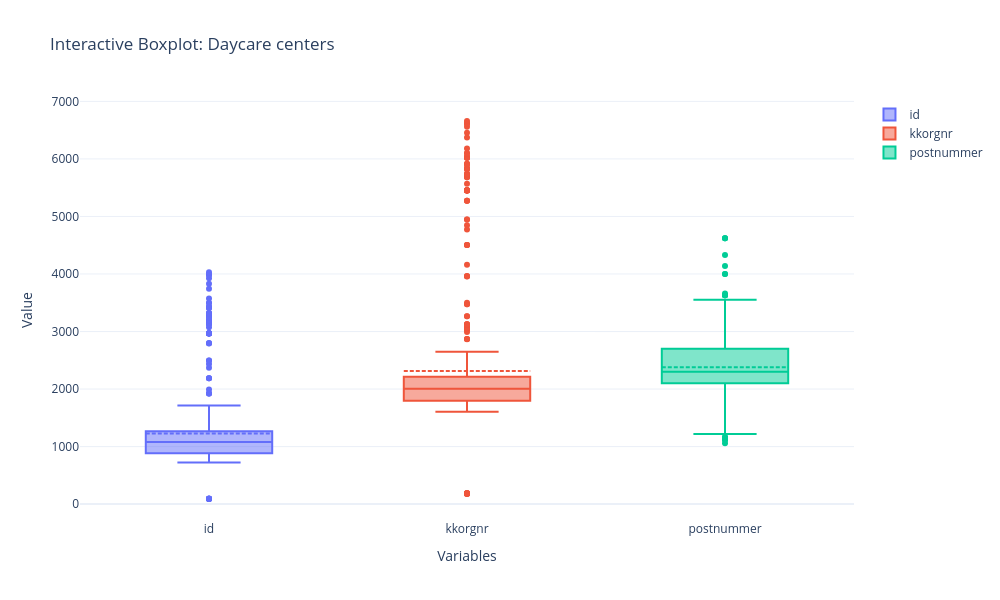
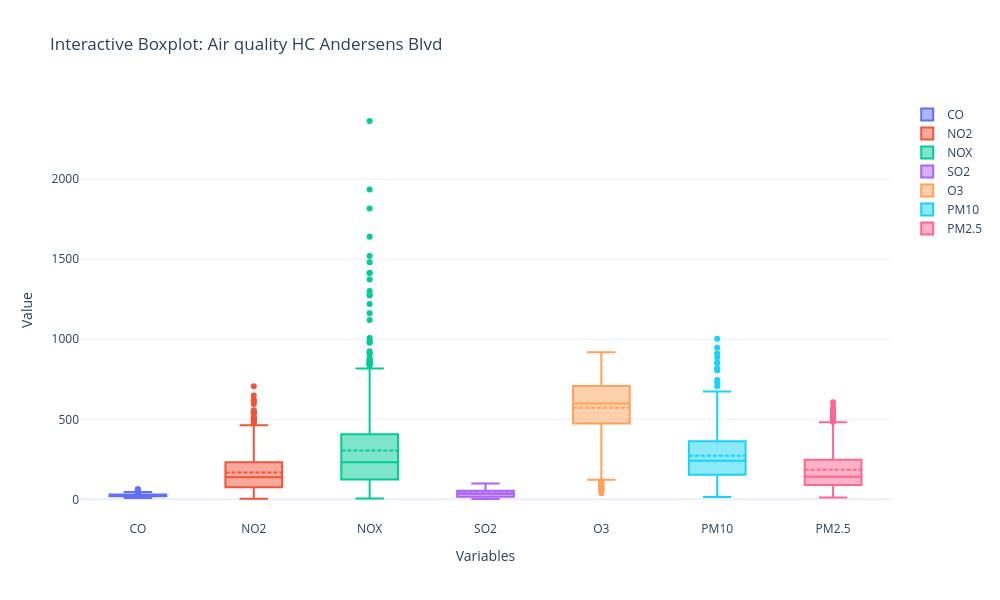
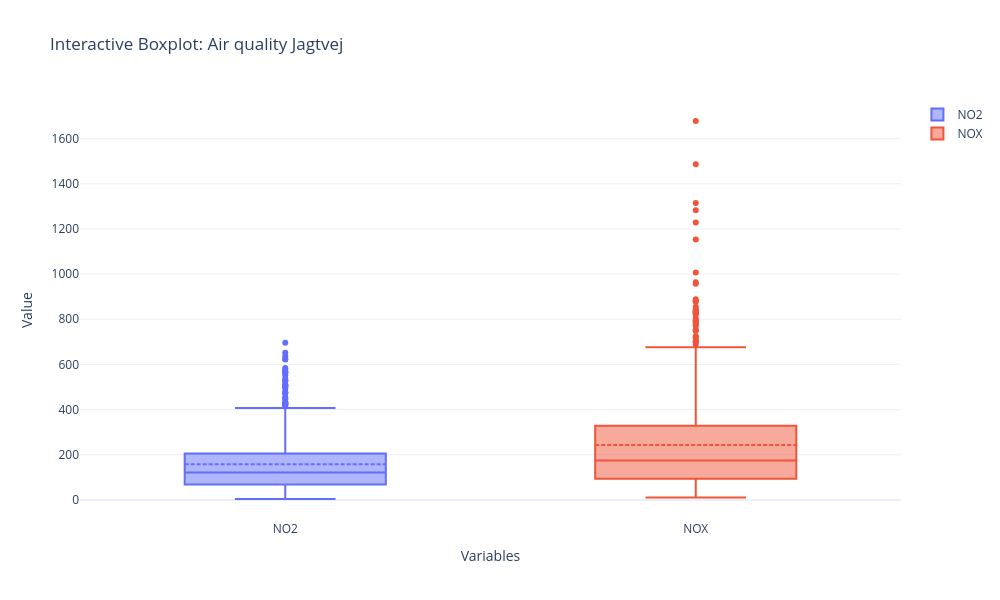
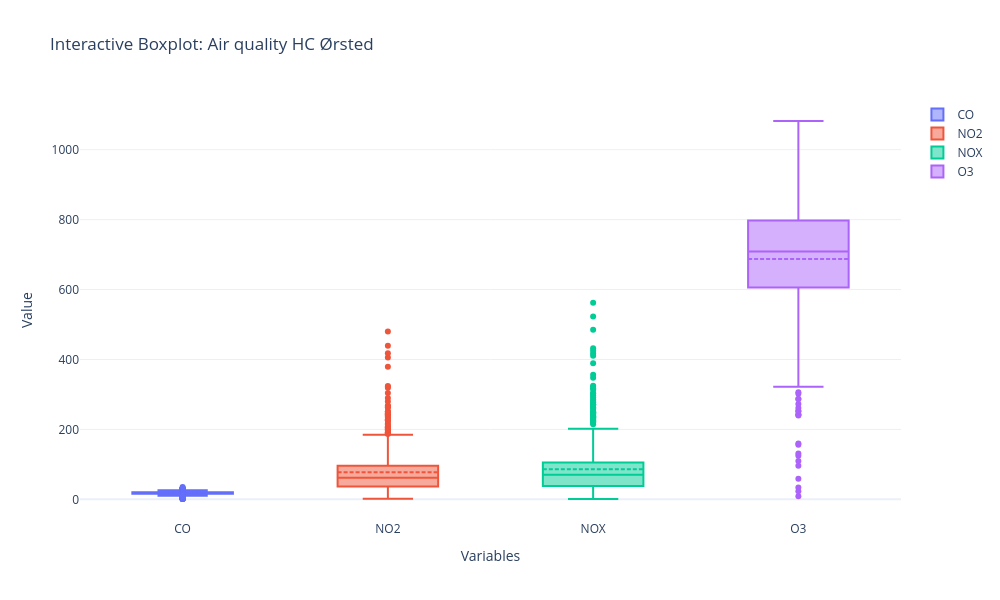

The notebook cell saved with these charts, in order:
### Markdown cell above
<span style="color:blue">

**NOTER**

* Flere små summaru statistics over alle dataset

</span>

### Code cell
# Your existing dataset_summary function
def dataset_summary(name, df):
    mem = df.memory_usage(deep=True).sum() / 1024**2  # Convert bytes to MB
    return {
        "Navn": name,
        "Antal rækker": len(df),
        "Antal kolonner": df.shape[1],
        "Størrelse (MB)": round(mem, 2),
        "Geo-data": isinstance(df, gpd.GeoDataFrame)
    }

# Create the summary table
data = [
    dataset_summary("Støjdata", traffic_noise),
    dataset_summary("Legepladser", playground),
    dataset_summary("Daginstitutioner", day_care),
    dataset_summary("Grønne områder", green_areas),
    dataset_summary("Luftkvalitet HC", df_HC),
    dataset_summary("Luftkvalitet Jagtvej", df_jagtvej),
    dataset_summary("Luftkvalitet Ørsted", df_oersted),
    dataset_summary("Antal familier", df_family),
    dataset_summary("Copenhagen Population", df_pop),
    dataset_summary("Antal børn (0-4 år)", df_pop),
]

summary_df = pd.DataFrame(data)

# Translate column names to English
summary_df_english = summary_df.rename(columns={
    "Navn": "Dataset",
    "Antal rækker": "Rows",
    "Antal kolonner": "Columns",
    "Størrelse (MB)": "Size (MB)",
    "Geo-data": "Is GeoData"
})
summary_df_english['Dataset'] = summary_df_english['Dataset'].replace({
    "Støjdata": "Noise data",
    "Legepladser": "Playgrounds",
    "Daginstitutioner": "Daycare centers",
    "Grønne områder": "Green areas",
    "Luftkvalitet HC": "Air quality HC Andersens Blvd",
    "Luftkvalitet Jagtvej": "Air quality Jagtvej",
    "Luftkvalitet Ørsted": "Air quality HC Ørsted",
    "Antal familier":"Nr. of families",
    "Antal børn (0-4 år)":"Nr. of kids (0-4 years)"
})

# Table rendering function
def render_mpl_table(data, col_width=3.0, row_height=0.625, font_size=12,
                     header_color='#40466e', row_colors=['#f1f1f2', 'w'],
                     edge_color='w', bbox=[0, 0, 1, 1], header_columns=0,
                     ax=None, **kwargs):
    if ax is None:
        size = (np.array(data.shape[::-1]) + np.array([0, 1])) * np.array([col_width, row_height])
        fig, ax = plt.subplots(figsize=size)
        ax.axis('off')

    mpl_table = ax.table(cellText=data.values, bbox=bbox, colLabels=data.columns, cellLoc='center', **kwargs)

    mpl_table.auto_set_font_size(False)
    mpl_table.set_fontsize(font_size)

    for k, cell in mpl_table._cells.items():
        cell.set_edgecolor(edge_color)
        if k[0] == 0:
            cell.set_text_props(weight='bold', color='white')
            cell.set_facecolor(header_color)
        else:
            cell.set_facecolor(row_colors[k[0] % len(row_colors)])
    return ax

# Plot summary table
ax = render_mpl_table(summary_df_english, header_columns=0, col_width=3.0)
plt.savefig("summary_table.png", bbox_inches='tight', dpi=300)
plt.show()

# Print basic statistics for each dataset
def print_basic_stats(name, df):
    print(f"\n Basic statistics for: {name}")
    numeric_df = df.select_dtypes(include=[np.number])
    if numeric_df.empty:
        print("No numeric data available.")
        return
    stats = numeric_df.describe().T
    stats["missing"] = numeric_df.isna().sum()
    print(stats[["mean", "std", "min", "max", "missing"]].round(2))

datasets = [
    ("Noise data", traffic_noise),
    ("Playgrounds", playground),
    ("Daycare centers", day_care),
    ("Green areas", green_areas),
    ("Air quality HC Andersens Blvd", df_HC),
    ("Air quality Jagtvej", df_jagtvej),
    ("Air quality HC Ørsted", df_oersted),
    ("Nr. of families", df_family),
    ("Copenhagen Population", df_pop),
    ("Nr. of kids (0-4 years)", df_pop),
]
def plot_boxplots(datasets):
    """
    Plotly boxplots for a list of datasets.

    Parameters:
    - datasets: list of (name, dataframe) tuples
    """
    for name, df in datasets:
        numeric_df = df.select_dtypes(include=[np.number])
        if numeric_df.empty:
            print(f"Skipping '{name}': No numeric columns.")
            continue

        print(f"\n Quantiles for {name}:")
        q = numeric_df.quantile([0.25, 0.5, 0.75])
        print(q.round(2)) 
        
        fig = go.Figure()

        for col in numeric_df.columns:
            fig.add_trace(go.Box(
                y=numeric_df[col],
                name=col,
                boxmean=True,  # shows mean as a dot
                boxpoints='outliers'  # show outliers
            ))

        fig.update_layout(
            title=f"Interactive Boxplot: {name}",
            yaxis_title="Value",
            xaxis_title="Variables",
            template="plotly_white",
            height=600,
            width=1000
        )
        fig.show()


for name, df in datasets:
    print_basic_stats(name, df)

boxplot_datasets = [
    ("Daycare centers", day_care),
    ("Air quality HC Andersens Blvd", df_HC),
    ("Air quality Jagtvej", df_jagtvej),
    ("Air quality HC Ørsted", df_oersted),
]
plot_boxplots(boxplot_datasets)

import plotly.express as px

### Figure 1 — Plotly figure (JSON) as saved in the notebook; plotly's stock layout.template omitted (floating-point values rounded to 4 significant figures; data arrays with more than 128 entries replaced by an {"elided": "..."} marker saying what was removed)
{"data": [{"boxmean": true, "boxpoints": "outliers", "name": "id", "type": "box", "y": {"elided": "537 int values"}}, {"boxmean": true, "boxpoints": "outliers", "name": "kkorgnr", "type": "box", "y": {"elided": "537 int values"}}, {"boxmean": true, "boxpoints": "outliers", "name": "postnummer", "type": "box", "y": {"elided": "537 int values"}}], "layout": {"height": 600, "title": {"text": "Interactive Boxplot: Daycare centers"}, "width": 1000, "xaxis": {"title": {"text": "Variables"}}, "yaxis": {"title": {"text": "Value"}}}}

### Figure 2 — Plotly figure (JSON) as saved in the notebook; plotly's stock layout.template omitted (floating-point values rounded to 4 significant figures; data arrays with more than 128 entries replaced by an {"elided": "..."} marker saying what was removed)
{"data": [{"boxmean": true, "boxpoints": "outliers", "name": "CO", "type": "box", "y": {"elided": "742 int values"}}, {"boxmean": true, "boxpoints": "outliers", "name": "NO2", "type": "box", "y": {"elided": "742 float values"}}, {"boxmean": true, "boxpoints": "outliers", "name": "NOX", "type": "box", "y": {"elided": "742 float values"}}, {"boxmean": true, "boxpoints": "outliers", "name": "SO2", "type": "box", "y": {"elided": "742 float values"}}, {"boxmean": true, "boxpoints": "outliers", "name": "O3", "type": "box", "y": {"elided": "742 int values"}}, {"boxmean": true, "boxpoints": "outliers", "name": "PM10", "type": "box", "y": {"elided": "742 float values"}}, {"boxmean": true, "boxpoints": "outliers", "name": "PM2.5", "type": "box", "y": {"elided": "742 float values"}}], "layout": {"height": 600, "title": {"text": "Interactive Boxplot: Air quality HC Andersens Blvd"}, "width": 1000, "xaxis": {"title": {"text": "Variables"}}, "yaxis": {"title": {"text": "Value"}}}}

### Figure 3 — Plotly figure (JSON) as saved in the notebook; plotly's stock layout.template omitted (floating-point values rounded to 4 significant figures; data arrays with more than 128 entries replaced by an {"elided": "..."} marker saying what was removed)
{"data": [{"boxmean": true, "boxpoints": "outliers", "name": "NO2", "type": "box", "y": {"elided": "742 float values"}}, {"boxmean": true, "boxpoints": "outliers", "name": "NOX", "type": "box", "y": {"elided": "742 float values"}}], "layout": {"height": 600, "title": {"text": "Interactive Boxplot: Air quality Jagtvej"}, "width": 1000, "xaxis": {"title": {"text": "Variables"}}, "yaxis": {"title": {"text": "Value"}}}}

### Figure 4 — Plotly figure (JSON) as saved in the notebook; plotly's stock layout.template omitted (floating-point values rounded to 4 significant figures; data arrays with more than 128 entries replaced by an {"elided": "..."} marker saying what was removed)
{"data": [{"boxmean": true, "boxpoints": "outliers", "name": "CO", "type": "box", "y": {"elided": "744 float values"}}, {"boxmean": true, "boxpoints": "outliers", "name": "NO2", "type": "box", "y": {"elided": "744 float values"}}, {"boxmean": true, "boxpoints": "outliers", "name": "NOX", "type": "box", "y": {"elided": "744 float values"}}, {"boxmean": true, "boxpoints": "outliers", "name": "O3", "type": "box", "y": {"elided": "744 float values"}}], "layout": {"height": 600, "title": {"text": "Interactive Boxplot: Air quality HC Ørsted"}, "width": 1000, "xaxis": {"title": {"text": "Variables"}}, "yaxis": {"title": {"text": "Value"}}}}
